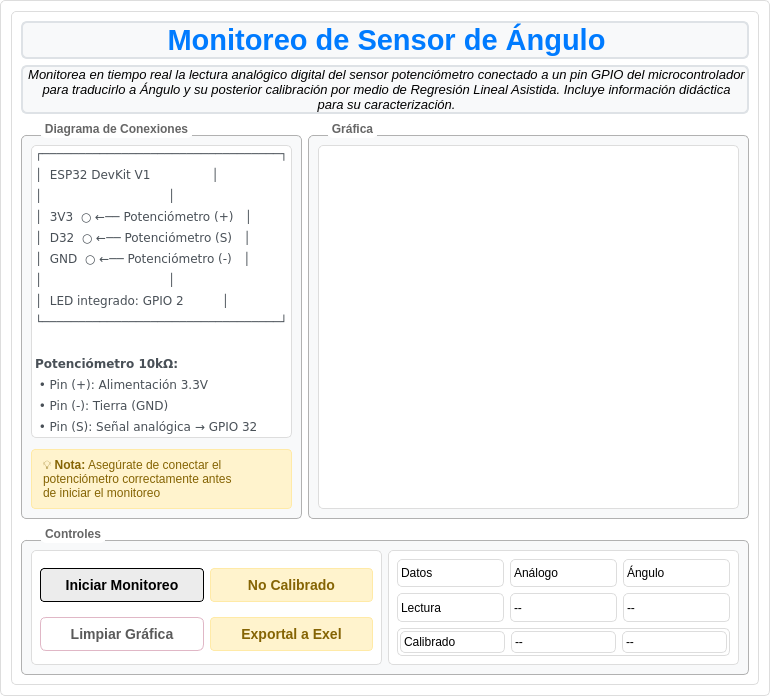
<?xml version="1.0" encoding="UTF-8"?>
<ui version="4.0">
 <class>simpleAngle</class>
 <widget class="QWidget" name="simpleAngle">
  <property name="geometry">
   <rect>
    <x>0</x>
    <y>0</y>
    <width>749</width>
    <height>696</height>
   </rect>
  </property>
  <property name="windowTitle">
   <string>Form</string>
  </property>
  <property name="styleSheet">
   <string notr="true">background-color: rgb(255, 255, 255);
border: 1px solid rgb(221, 221, 221);
border-radius: 5px;
color: rgb(0, 0, 0);</string>
  </property>
  <layout class="QGridLayout" name="gridLayout">
   <item row="0" column="0">
    <widget class="QFrame" name="frame">
     <property name="frameShape">
      <enum>QFrame::Shape::StyledPanel</enum>
     </property>
     <property name="frameShadow">
      <enum>QFrame::Shadow::Raised</enum>
     </property>
     <layout class="QGridLayout" name="gridLayout_6">
      <item row="0" column="0" colspan="3">
       <widget class="QLabel" name="titulo">
        <property name="maximumSize">
         <size>
          <width>16777215</width>
          <height>45</height>
         </size>
        </property>
        <property name="styleSheet">
         <string notr="true">        background-color: #f8f9fa;       
        border: 2px solid #dee2e6;         
        border-radius: 6px;              
   </string>
        </property>
        <property name="text">
         <string>&lt;html&gt;&lt;head/&gt;&lt;body&gt;&lt;p align=&quot;center&quot;&gt;&lt;span style=&quot; font-size:22pt; font-weight:700; color:#007bff;&quot;&gt;Monitoreo de Sensor de Ángulo&lt;/span&gt;&lt;/p&gt;&lt;/body&gt;&lt;/html&gt;</string>
        </property>
       </widget>
      </item>
      <item row="4" column="0" colspan="3">
       <widget class="QGroupBox" name="controles">
        <property name="minimumSize">
         <size>
          <width>0</width>
          <height>150</height>
         </size>
        </property>
        <property name="maximumSize">
         <size>
          <width>16777215</width>
          <height>150</height>
         </size>
        </property>
        <property name="sizeIncrement">
         <size>
          <width>0</width>
          <height>0</height>
         </size>
        </property>
        <property name="styleSheet">
         <string notr="true">QGroupBox {
    color: rgb(102, 102, 102) ;
    background-color: #f8f9fa;        
    border-radius: 6px;
    border: 1px solid rgb(177, 177, 177) ;
    border-radius: 5px;
    margin-top: 15px; /* espacio para el título */
    font: bold 12px;
}
QGroupBox::title {
    subcontrol-origin: margin;
    subcontrol-position: top left ;
    left: 20px;
    background-color: rgba(255, 255, 255, 255);
	padding: 2px;
    border-radius: 5px;
}

</string>
        </property>
        <property name="title">
         <string>Controles</string>
        </property>
        <layout class="QHBoxLayout" name="horizontalLayout">
         <item>
          <widget class="QWidget" name="botones" native="true">
           <layout class="QGridLayout" name="gridLayout_3">
            <item row="0" column="0">
             <widget class="QPushButton" name="iniciar">
              <property name="styleSheet">
               <string notr="true">font-size: 14px;                   
font-weight: bold;             
color: rgb(0, 0, 0);
padding: 8px;                
background-color: rgb(236, 236, 236);         
border-radius: 4px;           
border: 1px solid rgb(0, 0, 0);     
margin-top: 5px;        </string>
              </property>
              <property name="text">
               <string>Iniciar Monitoreo</string>
              </property>
             </widget>
            </item>
            <item row="0" column="1">
             <widget class="QPushButton" name="calibrar">
              <property name="styleSheet">
               <string notr="true">        font-size: 14px;                    /* Tamaño menor para información secundaria */
        font-weight: bold;                  /* Texto en negrita */
        color: #856404;                     /* Color ámbar para indicar estado */
        padding: 8px;                       /* Espacio interno menor */
        background-color: #fff3cd;          /* Fondo ámbar claro */
        border-radius: 4px;                 /* Esquinas redondeadas menores */
        border: 1px solid #ffeaa7;          /* Borde ámbar */
        margin-top: 5px;                    /* Separación superior */</string>
              </property>
              <property name="text">
               <string>No Calibrado</string>
              </property>
             </widget>
            </item>
            <item row="1" column="0">
             <widget class="QPushButton" name="limpiar">
              <property name="styleSheet">
               <string notr="true">/* Estilo base con matices rosa y gris degradado */
QPushButton {
    font-size: 14px;                         /* Tamaño menor para información secundaria */
    font-weight: bold;                       /* Texto en negrita */
    color: #5a5a5a;                          /* Gris medio para texto */
    padding: 8px;                            /* Espacio interno menor */
    background: linear-gradient(135deg, #f8e1ec, #d3d3d3); /* Degradado rosa a gris */
    border-radius: 6px;                      /* Esquinas ligeramente más redondeadas */
    border: 1px solid #e0b7c6;               /* Borde rosa suave */
    margin-top: 5px;                         /* Separación superior */
}

/* Efecto hover con énfasis en el rosa */
QPushButton:hover {
    background: linear-gradient(135deg, #fce4ec, #c0c0c0); /* Rosa claro a gris claro */
    color: #7a4b63;                          /* Rosa oscuro para el texto */
    border: 1px solid #d48ca3;               /* Borde más intenso en rosa */
}
/* Presionado: tono más oscuro y efecto hundido */
QPushButton:pressed {
    background-color: #e0b7c6;
    border: 2px solid #b0b0b0;
    padding-top: 8px; /* efecto hundido */
    padding-left: 8px;
}
</string>
              </property>
              <property name="text">
               <string>Limpiar Gráfica</string>
              </property>
             </widget>
            </item>
            <item row="1" column="1">
             <widget class="QPushButton" name="exportar">
              <property name="styleSheet">
               <string notr="true">        font-size: 14px;                    /* Tamaño menor para información secundaria */
        font-weight: bold;                  /* Texto en negrita */
        color: #856404;                     /* Color ámbar para indicar estado */
        padding: 8px;                       /* Espacio interno menor */
        background-color: #fff3cd;          /* Fondo ámbar claro */
        border-radius: 4px;                 /* Esquinas redondeadas menores */
        border: 1px solid #ffeaa7;          /* Borde ámbar */
        margin-top: 5px;                    /* Separación superior */</string>
              </property>
              <property name="text">
               <string>Exportal a Exel</string>
              </property>
             </widget>
            </item>
           </layout>
          </widget>
         </item>
         <item>
          <widget class="QWidget" name="datos" native="true">
           <property name="maximumSize">
            <size>
             <width>900</width>
             <height>16777215</height>
            </size>
           </property>
           <layout class="QGridLayout" name="gridLayout_4">
            <item row="0" column="0">
             <widget class="QLabel" name="datosLabel">
              <property name="text">
               <string>Datos</string>
              </property>
             </widget>
            </item>
            <item row="0" column="1">
             <widget class="QLabel" name="analogo">
              <property name="text">
               <string>Análogo</string>
              </property>
             </widget>
            </item>
            <item row="0" column="2">
             <widget class="QLabel" name="angulo">
              <property name="text">
               <string>Ángulo</string>
              </property>
             </widget>
            </item>
            <item row="1" column="0">
             <widget class="QLabel" name="lectura">
              <property name="text">
               <string>Lectura</string>
              </property>
             </widget>
            </item>
            <item row="1" column="1">
             <widget class="QLabel" name="analogoDt">
              <property name="text">
               <string>--</string>
              </property>
             </widget>
            </item>
            <item row="1" column="2">
             <widget class="QLabel" name="anguloDt">
              <property name="text">
               <string>--</string>
              </property>
             </widget>
            </item>
            <item row="2" column="0" colspan="3">
             <widget class="QWidget" name="calBox" native="true">
              <layout class="QHBoxLayout" name="horizontalLayout_2">
               <property name="leftMargin">
                <number>3</number>
               </property>
               <property name="topMargin">
                <number>3</number>
               </property>
               <property name="rightMargin">
                <number>3</number>
               </property>
               <property name="bottomMargin">
                <number>3</number>
               </property>
               <item>
                <widget class="QLabel" name="calibrado">
                 <property name="text">
                  <string>Calibrado</string>
                 </property>
                </widget>
               </item>
               <item>
                <widget class="QLabel" name="analogoDtCal">
                 <property name="text">
                  <string>--</string>
                 </property>
                </widget>
               </item>
               <item>
                <widget class="QLabel" name="anguloDtCal">
                 <property name="text">
                  <string>--</string>
                 </property>
                </widget>
               </item>
              </layout>
             </widget>
            </item>
           </layout>
          </widget>
         </item>
        </layout>
       </widget>
      </item>
      <item row="2" column="0">
       <widget class="QGroupBox" name="diagrama">
        <property name="minimumSize">
         <size>
          <width>0</width>
          <height>380</height>
         </size>
        </property>
        <property name="maximumSize">
         <size>
          <width>300</width>
          <height>16777215</height>
         </size>
        </property>
        <property name="styleSheet">
         <string notr="true">QGroupBox {
    color: rgb(102, 102, 102) ;
    background-color: #f8f9fa;        
    border-radius: 6px;
    border: 1px solid rgb(177, 177, 177) ;
    border-radius: 5px;
    margin-top: 15px; /* espacio para el título */
    font: bold 12px;
}
QGroupBox::title {
    subcontrol-origin: margin;
    subcontrol-position: top left ;
    left: 20px;
    background-color: rgba(255, 255, 255, 255);
	padding: 2px;
    border-radius: 5px;
}

</string>
        </property>
        <property name="title">
         <string>Diagrama de Conexiones</string>
        </property>
        <layout class="QVBoxLayout" name="verticalLayout">
         <item>
          <widget class="QLabel" name="dibujo">
           <property name="minimumSize">
            <size>
             <width>0</width>
             <height>285</height>
            </size>
           </property>
           <property name="styleSheet">
            <string notr="true"/>
           </property>
           <property name="text">
            <string>&lt;html&gt;&lt;head/&gt;&lt;body&gt;&lt;pre style=&quot; margin-top:12px; margin-bottom:0px; margin-left:0px; margin-right:0px; -qt-block-indent:0; text-indent:0px; line-height:140%;&quot;&gt;&lt;span style=&quot; font-family:'Courier New','monospace'; font-size:12px; color:#495057;&quot;&gt;┌─────────────────────────────────┐&lt;/span&gt;&lt;/pre&gt;&lt;pre style=&quot; margin-top:0px; margin-bottom:0px; margin-left:0px; margin-right:0px; -qt-block-indent:0; text-indent:0px; line-height:140%;&quot;&gt;&lt;span style=&quot; font-family:'Courier New','monospace'; font-size:12px; color:#495057;&quot;&gt;│  ESP32 DevKit V1                │&lt;/span&gt;&lt;/pre&gt;&lt;pre style=&quot; margin-top:0px; margin-bottom:0px; margin-left:0px; margin-right:0px; -qt-block-indent:0; text-indent:0px; line-height:140%;&quot;&gt;&lt;span style=&quot; font-family:'Courier New','monospace'; font-size:12px; color:#495057;&quot;&gt;│                                 │&lt;/span&gt;&lt;/pre&gt;&lt;pre style=&quot; margin-top:0px; margin-bottom:0px; margin-left:0px; margin-right:0px; -qt-block-indent:0; text-indent:0px; line-height:140%;&quot;&gt;&lt;span style=&quot; font-family:'Courier New','monospace'; font-size:12px; color:#495057;&quot;&gt;│  3V3  ○ ←── Potenciómetro (+)   │&lt;/span&gt;&lt;/pre&gt;&lt;pre style=&quot; margin-top:0px; margin-bottom:0px; margin-left:0px; margin-right:0px; -qt-block-indent:0; text-indent:0px; line-height:140%;&quot;&gt;&lt;span style=&quot; font-family:'Courier New','monospace'; font-size:12px; color:#495057;&quot;&gt;│  D32  ○ ←── Potenciómetro (S)   │&lt;/span&gt;&lt;/pre&gt;&lt;pre style=&quot; margin-top:0px; margin-bottom:0px; margin-left:0px; margin-right:0px; -qt-block-indent:0; text-indent:0px; line-height:140%;&quot;&gt;&lt;span style=&quot; font-family:'Courier New','monospace'; font-size:12px; color:#495057;&quot;&gt;│  GND  ○ ←── Potenciómetro (-)   │&lt;/span&gt;&lt;/pre&gt;&lt;pre style=&quot; margin-top:0px; margin-bottom:0px; margin-left:0px; margin-right:0px; -qt-block-indent:0; text-indent:0px; line-height:140%;&quot;&gt;&lt;span style=&quot; font-family:'Courier New','monospace'; font-size:12px; color:#495057;&quot;&gt;│                                 │&lt;/span&gt;&lt;/pre&gt;&lt;pre style=&quot; margin-top:0px; margin-bottom:0px; margin-left:0px; margin-right:0px; -qt-block-indent:0; text-indent:0px; line-height:140%;&quot;&gt;&lt;span style=&quot; font-family:'Courier New','monospace'; font-size:12px; color:#495057;&quot;&gt;│  LED integrado: GPIO 2          │&lt;/span&gt;&lt;/pre&gt;&lt;pre style=&quot; margin-top:0px; margin-bottom:0px; margin-left:0px; margin-right:0px; -qt-block-indent:0; text-indent:0px; line-height:140%;&quot;&gt;&lt;span style=&quot; font-family:'Courier New','monospace'; font-size:12px; color:#495057;&quot;&gt;└─────────────────────────────────┘&lt;/span&gt;&lt;/pre&gt;&lt;pre style=&quot;-qt-paragraph-type:empty; margin-top:0px; margin-bottom:0px; margin-left:0px; margin-right:0px; -qt-block-indent:0; text-indent:0px; line-height:140%; font-family:'Courier New','monospace'; font-size:12px; color:#495057;&quot;&gt;&lt;br/&gt;&lt;/pre&gt;&lt;pre style=&quot; margin-top:0px; margin-bottom:0px; margin-left:0px; margin-right:0px; -qt-block-indent:0; text-indent:0px; line-height:140%;&quot;&gt;&lt;span style=&quot; font-family:'Courier New','monospace'; font-size:12px; font-weight:700; color:#495057;&quot;&gt;Potenciómetro 10kΩ:&lt;/span&gt;&lt;/pre&gt;&lt;pre style=&quot; margin-top:0px; margin-bottom:0px; margin-left:0px; margin-right:0px; -qt-block-indent:0; text-indent:0px; line-height:140%;&quot;&gt;&lt;span style=&quot; font-family:'Courier New','monospace'; font-size:12px; color:#495057;&quot;&gt; • Pin (+): Alimentación 3.3V&lt;/span&gt;&lt;/pre&gt;&lt;pre style=&quot; margin-top:0px; margin-bottom:0px; margin-left:0px; margin-right:0px; -qt-block-indent:0; text-indent:0px; line-height:140%;&quot;&gt;&lt;span style=&quot; font-family:'Courier New','monospace'; font-size:12px; color:#495057;&quot;&gt; • Pin (-): Tierra (GND)  &lt;/span&gt;&lt;/pre&gt;&lt;pre style=&quot; margin-top:0px; margin-bottom:0px; margin-left:0px; margin-right:0px; -qt-block-indent:0; text-indent:0px; line-height:140%;&quot;&gt;&lt;span style=&quot; font-family:'Courier New','monospace'; font-size:12px; color:#495057;&quot;&gt; • Pin (S): Señal analógica → GPIO 32&lt;/span&gt;&lt;/pre&gt;&lt;/body&gt;&lt;/html&gt;</string>
           </property>
          </widget>
         </item>
         <item>
          <widget class="QLabel" name="nota">
           <property name="maximumSize">
            <size>
             <width>999</width>
             <height>70</height>
            </size>
           </property>
           <property name="styleSheet">
            <string notr="true">        font-size: 13px;                    /* Tamaño menor para nota */
        color: #856404;                     /* Color ámbar oscuro */
        background-color: #fff3cd;          /* Fondo ámbar claro (alerta) */
        border: 1px solid #ffeaa7;          /* Borde ámbar */
        border-radius: 4px;                 /* Esquinas redondeadas */
        padding: 8px;                       /* Espacio interno */
        margin-top: 5px;                    /* Separación superior */
</string>
           </property>
           <property name="text">
            <string>&lt;html&gt;&lt;head/&gt;&lt;body&gt;&lt;p align=&quot;justify&quot;&gt;&lt;span style=&quot; font-size:9pt;&quot;&gt;💡 &lt;/span&gt;&lt;span style=&quot; font-size:9pt; font-weight:700;&quot;&gt;Nota:&lt;/span&gt;&lt;span style=&quot; font-size:9pt;&quot;&gt; Asegúrate de conectar el &lt;br/&gt;potenciómetro correctamente antes &lt;br/&gt;de iniciar el monitoreo&lt;/span&gt;&lt;/p&gt;&lt;/body&gt;&lt;/html&gt;</string>
           </property>
          </widget>
         </item>
        </layout>
       </widget>
      </item>
      <item row="2" column="1" colspan="2">
       <widget class="QGroupBox" name="grafica">
        <property name="minimumSize">
         <size>
          <width>0</width>
          <height>380</height>
         </size>
        </property>
        <property name="styleSheet">
         <string notr="true">QGroupBox {
    color: rgb(102, 102, 102) ;
    background-color: #f8f9fa;        
    border-radius: 6px;
    border: 1px solid rgb(177, 177, 177) ;
    border-radius: 5px;
    margin-top: 15px; /* espacio para el título */
    font: bold 12px;
}
QGroupBox::title {
    subcontrol-origin: margin;
    subcontrol-position: top left ;
    left: 20px;
    background-color: rgba(255, 255, 255, 255);
	padding: 2px;
    border-radius: 5px;
}

</string>
        </property>
        <property name="title">
         <string>Gráfica</string>
        </property>
        <layout class="QGridLayout" name="gridLayout_5">
         <item row="0" column="0">
          <widget class="QWidget" name="grapWid" native="true"/>
         </item>
        </layout>
       </widget>
      </item>
      <item row="1" column="0" colspan="3">
       <widget class="QLabel" name="descripcion">
        <property name="maximumSize">
         <size>
          <width>16777215</width>
          <height>60</height>
         </size>
        </property>
        <property name="styleSheet">
         <string notr="true">        background-color: #f8f9fa;       
        border: 2px solid #dee2e6;         
        border-radius: 6px;              
   </string>
        </property>
        <property name="text">
         <string>&lt;html&gt;&lt;head/&gt;&lt;body&gt;&lt;p align=&quot;center&quot;&gt;&lt;span style=&quot; font-size:10pt; font-style:italic;&quot;&gt;Monitorea en tiempo real la lectura analógico digital del sensor potenciómetro conectado a un pin GPIO del microcontrolador &lt;br/&gt;para traducirlo a Ángulo y su posterior calibración por medio de Regresión Lineal Asistida. Incluye información didáctica&lt;br/&gt; para su caracterización.&lt;/span&gt;&lt;/p&gt;&lt;/body&gt;&lt;/html&gt;</string>
        </property>
       </widget>
      </item>
     </layout>
    </widget>
   </item>
  </layout>
 </widget>
 <resources/>
 <connections/>
</ui>
